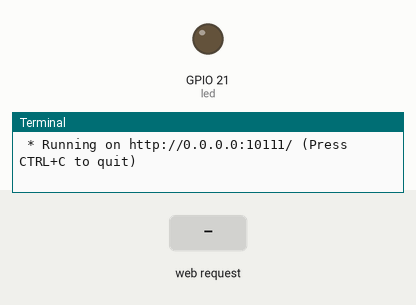
Simulated run of this program. Board: Raspberry Pi (BCM pin numbers). Parts: output pins drawn as LEDs (lit = HIGH), the last lines printed to the terminal. The test bench sets the inputs (shaded band). The clock reads 2024-03-15 10:24:30 at power-on unless the program sets it.

Above: at 1.2 s.
1.3 s: HTTP request for /home received
At 2.5 s:
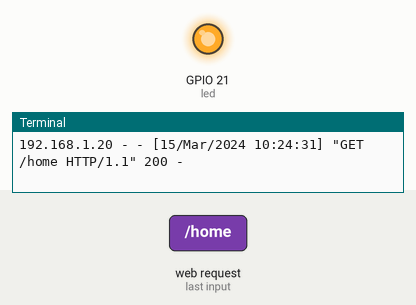
2.8 s: HTTP request for /on received
At 3.8 s:
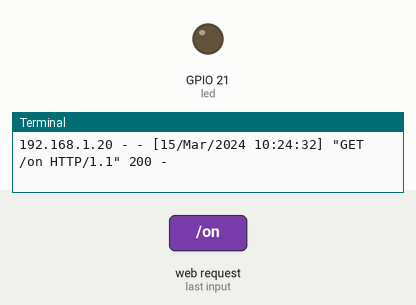
4.3 s: HTTP request for /off received
At 4.9 s:
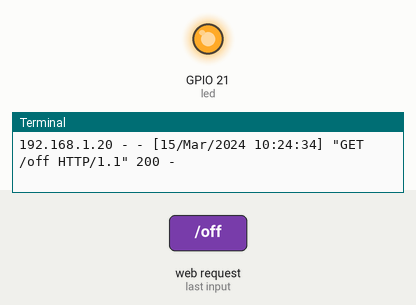
Timing chart, 0 to 7.3 s (numbered marks = the images above; inputs shaded):
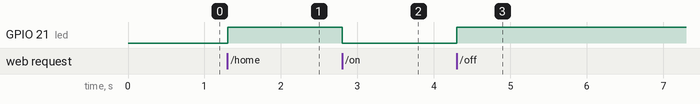

Measured:
- after the input at 1.3 s, GPIO 21 (led): LOW → HIGH at once
- after the input at 2.8 s, GPIO 21 (led): HIGH → LOW at once
- after the input at 4.3 s, GPIO 21 (led): LOW → HIGH at once

The program:

flask03.py
```python
# URL 접속을 /led/on, /led/off 로 접속하면
# led를 on, off 할 수 있는 웹페이지를 만들어용

from flask import Flask  #name이름을 통한 flask객체 생성

import RPi.GPIO as GPIO
import time

app = Flask(__name__)

led = 21

@app.route("/home")
def home():
	GPIO.setmode(GPIO.BCM)
	GPIO.setup(led, GPIO.OUT)
	GPIO.output(led, True) #꺼진상태
	return "LED를 컨트롤 해봅시다❗"

@app.route("/on")
def led_on():
	GPIO.output(led, False)
	return "불 켜져요🚨"

@app.route("/off")
def led_off():
	GPIO.output(led, True)
	return "불 꺼졌어요"

if __name__ == "__main__":  #터미널에서 직접 실행시키면 실행파일이 main으로 바뀐다
	app.run(host="0.0.0.0",port=10111, debug=True) #실행을 위한 명령문으로 보면 된다
```
